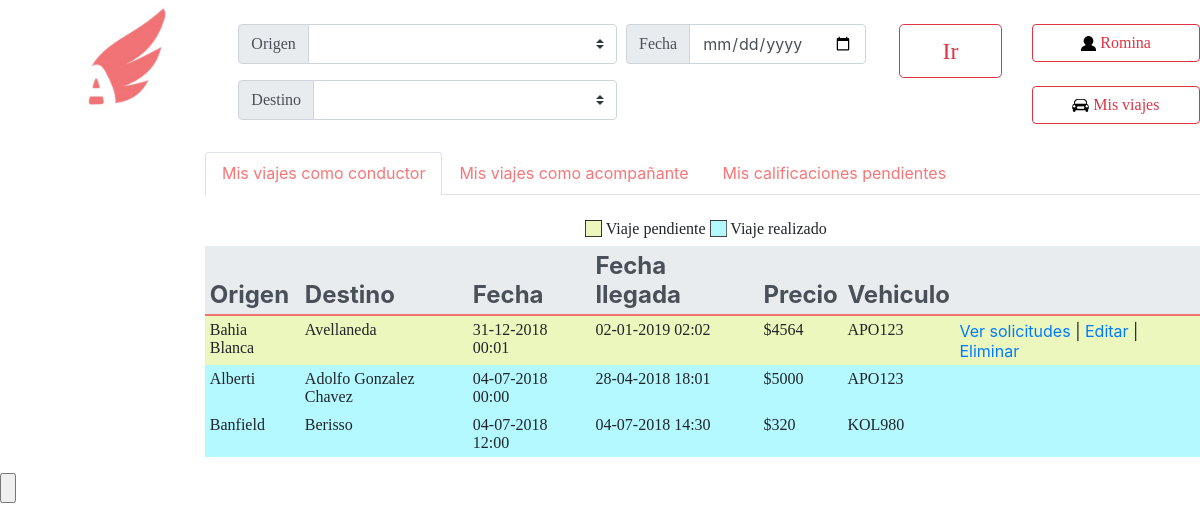
The page /MisViajes.php (signed in) on the database as committed earlier.
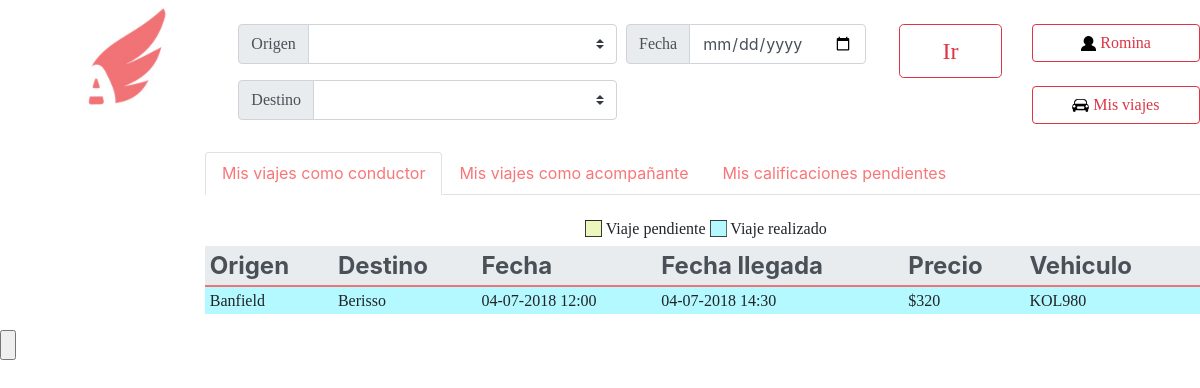
The same page on the database as committed later.
### tables this page shows
CREATE TABLE IF NOT EXISTS `viajes` (
  `IDviaje` int(11) NOT NULL AUTO_INCREMENT,
  `fecha` date NOT NULL,
  `hora` time NOT NULL,
  `IDvehiculo` int(50) NOT NULL,
  `IDconductor` int(50) NOT NULL,
  `llegada` datetime NOT NULL,
  `IDOrigen` int(11) NOT NULL,
  `IDDestino` int(11) NOT NULL,
  `Precio` double NOT NULL,
  `asientos_disponibles` int(5) NOT NULL,
  PRIMARY KEY (`IDviaje`)
);

CREATE TABLE IF NOT EXISTS `ciudades` (
  `nombre` varchar(100) NOT NULL,
  `IDCiudad` int(11) NOT NULL AUTO_INCREMENT,
  PRIMARY KEY (`IDCiudad`)
);

CREATE TABLE IF NOT EXISTS `vehiculos` (
  `Marca` varchar(100) NOT NULL,
  `Modelo` varchar(100) NOT NULL,
  `Patente` varchar(10) NOT NULL,
  `Asientos` int(20) NOT NULL,
  `IDvehiculo` int(100) NOT NULL AUTO_INCREMENT,
  `IDuser` int(11) NOT NULL,
  PRIMARY KEY (`IDvehiculo`)
);

### MisViajes.php (the view, shortened to what this page needs)
<html lang="en">
  <head>
    <link rel="stylesheet" href="css/bootstrap.min.css">
  </head>
  <body>
            <?php
            $link=conectarABase();
            $id=$_SESSION['id'];
            $resultado = mysqli_query($link, "SELECT * FROM viajes where IDconductor=$id ORDER BY fecha desc");
            $hoy = new DateTime('today');
  	?>
        <header>
            <nav>
		 <ul>
                    <div class="row" position="fixed">
                        <div class="col-2">
                                <a href="PaginaPrincipal.php">
                                <img href="PaginaPrincipal.php" src="Logo.jpg" alt="Imagen no disponible"  class="rounded mx-auto d-block" height="120x120">
                                </a>
                        </div>
                        <div class="col-8">
                            <div class="row" position="fixed">
                                <div class="col-10">
                                    <br>
                                    <form action="PaginaPrincipal.php" method="POST" accept-charset="utf-8">
                                      <div class="input-group">
                                        <div style="width:60%" class="input-group input-group-prepend mb-3">
                                            <div class="input-group-prepend">
                                                <span  class="input-group-text" id="basic-addon1"><font size="3" face="Univers-Light-Normal">Origen</font></span>
                                            </div>
                                            <select style="height: 40px" class="custom-select" placeholder='vehiculo' name='IDOrigen' id="inputGroupSelect01">
                                                    <option value="" selected></option>
                                                    <?php $citys=mysqli_query($link,"SELECT * FROM ciudades ORDER BY nombre");while($fila3 = $citys->fetch_array(MYSQL_NUM)){?>
                                                    <option value="<?php echo $fila3[1]?>"><?php echo $fila3[0] ?></option>
                                                    <?php }?>
                                            </select>
                                        </div>
                                        <div style="width:38%;margin-left:10px" class="input-group input-group-prepend mb-3">
                                            <div class="input-group-prepend">
                                                <span  class="input-group-text" id="basic-addon1"><font size="3" face="Univers-Light-Normal">Fecha</font></span>
                                            </div>
                                          <input  type="date" face="Univers-Light-Normal" name="fecha" class="form-control" aria-label="La Plata" aria-describedby="basic-addon1">
                                        </div>
                                      </div>
                                      <div style="width:60%" class="input-group input-group-prepend mb-3">
                                          <div class="input-group-prepend">
                                              <span class="input-group-text" id="basic-addon1"><font size="3" face="Univers-Light-Normal">Destino</font></span>
                                          </div>
                                            <select style="height: 40px" class="custom-select" placeholder='vehiculo' name='IDDestino' id="inputGroupSelect02">
                                                    <option value="" selected></option>
                                                    <?php $citys=mysqli_query($link,"SELECT * FROM ciudades ORDER BY nombre");while($fila3 = $citys->fetch_array(MYSQL_NUM)){?>
                                                    <option value="<?php echo $fila3[1]?>"><?php echo $fila3[0] ?></option>
                                                    <?php }?>
                                            </select>
                                          </div>
                                </div>
                                <div class="col-2">
                                    <br>
                                    <button type="submit" name="apreto_ir" href="" class="btn btn-outline-danger btn-lg btn-block btn-lg"><font size="5" face="Univers-Light-Normal">Ir</font></button><br>
                                </div>
                            </div>
                        </div>
                        <div class="col-2">
                            <br>
                            <a href="MiCuenta.php" class="btn btn-outline-danger btn-block"><img src="Imagenes/Usuario.png" height="15x15"><font size="3" face="Univers-Light-Normal">     <?php echo $_SESSION['nombre']; ?></font></a><br>
                            <a href="MisViajes.php" class="btn btn-outline-danger btn-block"><img src="Imagenes/MisViajes.png" height="17x17"><font size="3" face="Univers-Light-Normal">     Mis viajes</font></a>
                        </div>
                    </div>
                 </ul>
            </nav>
        </header>
		<div class="row" position="fixed">
			<div class="col-2">
			</div>
			<div class="col-10">
				<nav>
				  <div class="nav nav-tabs" id="nav-tab" role="tablist">
				    <a class="nav-item nav-link active" id="nav-home-tab" data-toggle="tab" href="#nav-home" role="tab" aria-controls="nav-home" aria-selected="true"><font color="#f87678">Mis viajes como conductor</font></a>
				    <a class="nav-item nav-link" id="nav-profile-tab" data-toggle="tab" href="#nav-vehiculo" role="tab" aria-controls="nav-profile" aria-selected="false"><font color="#f87678">Mis viajes como acompañante</font></a>
                                    <a class="nav-link" id="contact-tab" data-toggle="tab" href="#contact" role="tab" aria-controls="contact" aria-selected="false"><font color="#f87678">Mis calificaciones pendientes</font></a>
				  </div>
				</nav>
				<div class="tab-content" id="nav-tabContent">
				 <div class="tab-pane fade show active" id="nav-home" role="tabpanel" aria-labelledby="nav-home-tab">
                                            <br>
                                            <h5 style="margin-left:380px"><img src="Imagenes/Amarillo.jpg" height="17x17"><font size="3" face="Georgia">     Viaje pendiente   </font><img src="Imagenes/Celeste.jpg" height="17x17"><font size="3" face="Georgia">     Viaje realizado</font></h5>
                                            <table class="table table-sm table-borderless">
                                                 <thead class='thead-light'>
                                                 <tr style='border-bottom: 2px solid #f17376'>
                                                   <th scope="color"><font size='5'>Origen</font></th>
                                                   <th scope="col"><font size='5'>Destino</font></th>
                                                   <th scope="col"><font size='5'>Fecha</font></th>
                                                   <th scope="col"><font size='5'>Fecha llegada</font></th>
                                                   <th scope="col"><font size='5'>Precio</font></th>
                                                   <th scope="col"><font size='5'>Vehiculo</font></th>
                                                   <th scope='col'></th>
                                                 </tr>
                                               </thead>
                                               <tbody>
                                                 <?php while($row = $resultado->fetch_array(MYSQLI_NUM)) {
                                                     $origen1 = mysqli_query($link, "SELECT * FROM ciudades where IDCiudad=$row[6]");
                                                     $destino1 = mysqli_query($link, "SELECT * FROM ciudades where IDCiudad=$row[7]");
                                                     $origen1 = $origen1->fetch_array(MYSQLI_NUM);
                                                     $destino1 = $destino1->fetch_array(MYSQLI_NUM);
                                                     $vehiculoSelec= mysqli_query($link, "SELECT Patente,asientos FROM vehiculos where IDvehiculo=$row[3]");
                                                     $vehiculoSelec = $vehiculoSelec ->fetch_array(MYSQLI_NUM);
                                                     $valor = $row[8]*$vehiculoSelec[1];
                                                     $valor = round($valor,2);
                                                     ?>
                                                   <tr style='margin-top: 30px;background-color:<?php $createDate = new DateTime("$row[1] . $row[2]");if($hoy>$createDate){echo "b3f9ff";}else{echo "ecf7bd";}?> '>
                                                   <td><font face='georgia'><?php echo $origen1[0]; ?></font></td>
                                                   <td><font face='georgia'><?php echo $destino1[0]; ?></font></td>
                                                   <td><font face='georgia'><?php echo $createDate ->format('d-m-Y H:i');?></font></td>
                                                   <td><font face='georgia'><?php $createDate2 = new DateTime($row[5]);echo $createDate2->format('d-m-Y H:i'); ?></font></td>
                                                   <td><font face='georgia'><?php echo '$' . $valor; ?></font></td>
                                                   <td><font face='georgia'><?php echo $vehiculoSelec[0]; ?></font></td>
                                                   <td><?php if($hoy<$createDate){?><a href='<?php echo "verSolicitudes.php?id=$row[0]"; ?>'>Ver solicitudes</a><span> | </span>
                                                       <a href='<?php echo "editarViaje.php?id=$row[0]"; ?>'>Editar</a><span> | </span>
                                                       <a onclick="return confirm('Si posee acompañantes confirmados, entonces se le decrementara un punto de calificación ¿Estás seguro?');" href='<?php echo "eliminarViaje.php?id=$row[0]"; ?>'>Eliminar</a></td> <?php }?>
                                                    <?php
                                                    }?>
                                                    </tr>
                                               </tbody>
                                             </table>
                                  </div>
                                </div>
                       </div>
                </div>
  </body>
        	<input type="submit" value="" />
    </html>

Rows that differ between the two databases and show on the page:
removed viajes: ciudades.nombre "Bahia Blanca", ciudades.nombre "Avellaneda", fecha+hora "31-12-2018 00:01", llegada "02-01-2019 02:02", Precio.Asientos "4564", IDvehiculo.Patente "APO123"
removed viajes: ciudades.nombre "Alberti", ciudades.nombre "Adolfo Gonzalez Chavez", fecha+hora "04-07-2018 00:00", llegada "28-04-2018 18:01", Precio.Asientos "5000", IDvehiculo.Patente "APO123"
